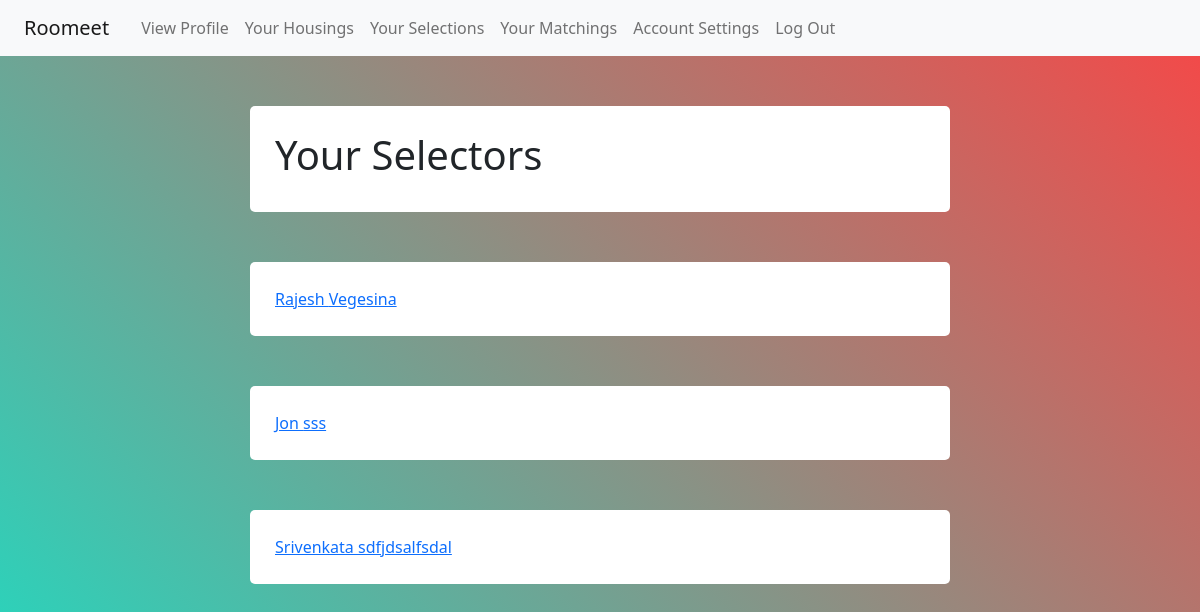
Page /houseselectors/1 (signed in) on the earlier database version.
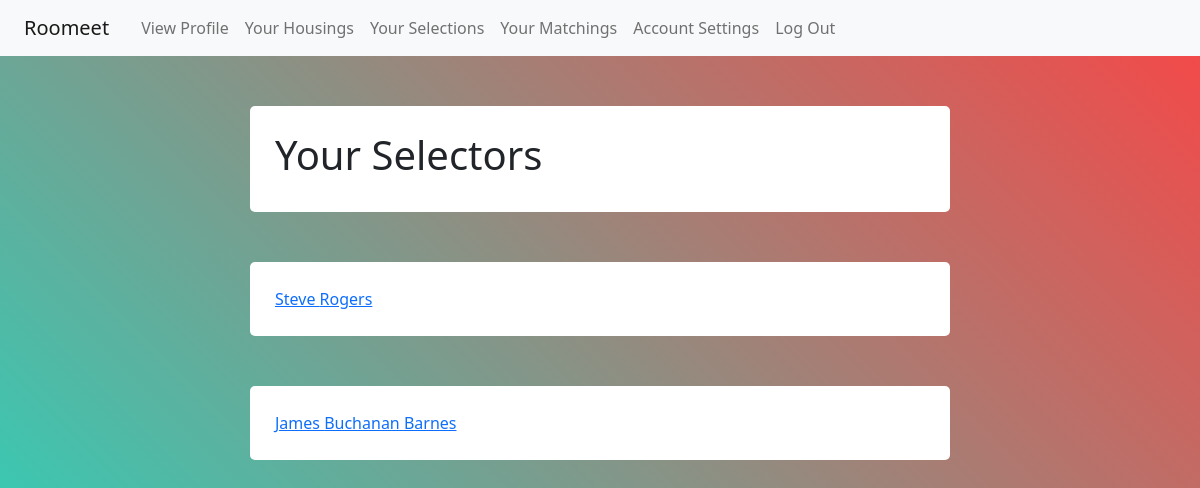
Same page on the later database version.
### tables this page shows
CREATE TABLE profile (
  user_id INTEGER NOT NULL,

  first_name TEXT NOT NULL,
  middle_name TEXT, 
  last_name TEXT NOT NULL,

  photo BLOB NOT NULL, 

  dob TEXT NOT NULL,

  occupation TEXT NOT NULL,
  description TEXT,

  gender TEXT NOT NULL,
  genderPref TEXT NOT NULL,

  ageMin INTEGER NOT NULL,
  ageMax INTEGER NOT NULL,

  priceMin INTEGER NOT NULL, 
  priceMax INTEGER NOT NULL,

  pets TEXT NOT NULL,

  city TEXT NOT NULL,
  state TEXT NOT NULL,
  zipcode INTEGER NOT NULL,

  looking TEXT NOT NULL, 

  FOREIGN KEY (user_id) REFERENCES user (id)
);

### flaskr/algorithm.py (the view)
@bp.route('/houseselectors/<int:id>')
def houseselectors(id):
    hm = get_db().execute(
        'SELECT user_id FROM housepairing WHERE house_id = ?', (id,)
    ).fetchall()
    profilelist = []
    housing = get_housing(id)
    for person in hm:
        for i in person:
            p = get_profile(i)
            profilelist.append(p)
    return render_template('algorithm/viewselectors.html', housing=housing, plist = profilelist)

### flaskr/algorithm.py (called while the page is built)
def get_profile(id):
    profile = get_db().execute(
        'SELECT * FROM profile WHERE user_id = ?', (id,)
    ).fetchone()
    if profile is None:
        abort(404, f"Profile doesn't exist. Create a profile.")
    return profile

def get_housing(id):
    housing = get_db().execute(
        'SELECT * FROM housing WHERE housing_id = ?', (id,)
    ).fetchone()
    if housing is None:
        abort(404, f"Housing doesn't exist.")
    return housing

### flaskr/auth.py (called while the page is built)
@bp.before_app_request
def load_logged_in_user():
    user_id = session.get('user_id')
    if user_id is None:
        g.user = None
    else:
        g.user = get_db().execute(
            'SELECT * FROM user WHERE id = ?', (user_id,)
        ).fetchone()

### flaskr/db.py (called while the page is built)
def get_db():
    if 'db' not in g:
        g.db = sqlite3.connect(
            current_app.config['DATABASE'],
            detect_types=sqlite3.PARSE_DECLTYPES
        )
        g.db.row_factory = sqlite3.Row
    return g.db

### flaskr/templates/algorithm/viewselectors.html
{% extends 'base.html' %}
{% block content %}
<div class="boxed">
    <div class="container">
        <div class= "user-details">
            <h1>Your Selectors</h1>
        </div>
    </div>
</div>
{% for m in plist %}
<div class="boxed">
    <div class="container">
        <div class= "user-details">
            <a href="{{ url_for('algorithm.match_profile', profid=(m['user_id'])) }}">{{ m['first_name'] }} {{ m['middle_name'] }} {{ m['last_name'] }}</a>
            <br>
        </div>
    </div>
</div>
{% endfor %}
{% endblock %}

Differences in the rows shown:
no longer on this page (row edited): profile: first_name "Jon", last_name "sss"
no longer on this page (row edited): profile: first_name "Srivenkata", last_name "sdfjdsalfsdal"
changed profile: first_name "Rajesh" → "Steve"; last_name "Vegesina" → "Rogers"
added profile: first_name "James", middle_name "Buchanan", last_name "Barnes"
